Frame 1 (no input): blank canvas, image omitted
Frame 60 (no input): blank canvas, image omitted
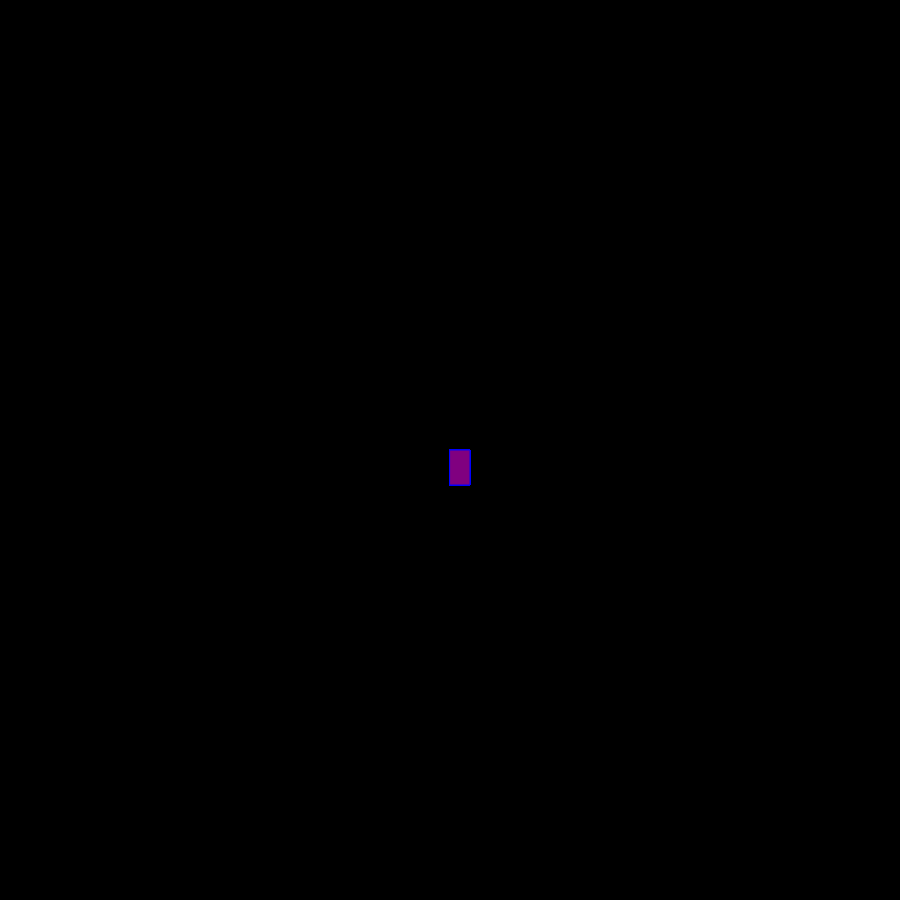
Frame 120 (the mouse pressed at the canvas centre since frame 60)

The p5.js sketch whose frames 1 and 60 were blank and that drew this single picture after the mouse press (run headless with seeded random() and noise() and a simulated clock; from frame 60 on, the mouse is pressed at the canvas centre):

// p5.js sketch
// ── sketch.js
function setup() {
    createCanvas(900, 900);
    background("black");
  }
  
  function draw() {
  
    stroke("blue");
    fill("purple");
  
    //console.log(mouseIsPressed);
  
    if (mouseIsPressed) {
      rect(mouseX, mouseY, 20, 35);
    }
  }
